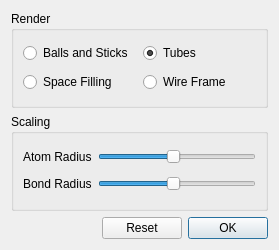
<?xml version="1.0" encoding="UTF-8"?>
<ui version="4.0">
 <class>EfpFragmentListConfigurator</class>
 <widget class="QDialog" name="EFPFragmentListConfigurator">
  <property name="geometry">
   <rect>
    <x>0</x>
    <y>0</y>
    <width>279</width>
    <height>250</height>
   </rect>
  </property>
  <property name="windowTitle">
   <string>Configure EFP Fragments</string>
  </property>
  <property name="sizeGripEnabled">
   <bool>false</bool>
  </property>
  <layout class="QVBoxLayout" name="verticalLayout">
   <item>
    <widget class="QGroupBox" name="groupBox">
     <property name="title">
      <string>Render</string>
     </property>
     <layout class="QGridLayout" name="gridLayout_2">
      <item row="0" column="0">
       <widget class="QRadioButton" name="ballsAndSticks">
        <property name="text">
         <string>Balls and Sticks</string>
        </property>
        <property name="checked">
         <bool>false</bool>
        </property>
       </widget>
      </item>
      <item row="0" column="1">
       <widget class="QRadioButton" name="tubes">
        <property name="text">
         <string>Tubes</string>
        </property>
        <property name="checked">
         <bool>true</bool>
        </property>
       </widget>
      </item>
      <item row="1" column="0">
       <widget class="QRadioButton" name="spaceFilling">
        <property name="text">
         <string>Space Filling</string>
        </property>
       </widget>
      </item>
      <item row="1" column="1">
       <widget class="QRadioButton" name="wireFrame">
        <property name="text">
         <string>Wire Frame</string>
        </property>
       </widget>
      </item>
     </layout>
    </widget>
   </item>
   <item>
    <widget class="QGroupBox" name="groupBox_2">
     <property name="title">
      <string>Scaling</string>
     </property>
     <layout class="QGridLayout" name="gridLayout">
      <item row="0" column="0">
       <widget class="QLabel" name="label_12">
        <property name="text">
         <string>Atom Radius</string>
        </property>
       </widget>
      </item>
      <item row="0" column="1">
       <widget class="QSlider" name="atomRadiusScale">
        <property name="minimum">
         <number>1</number>
        </property>
        <property name="maximum">
         <number>20</number>
        </property>
        <property name="pageStep">
         <number>1</number>
        </property>
        <property name="value">
         <number>10</number>
        </property>
        <property name="orientation">
         <enum>Qt::Horizontal</enum>
        </property>
       </widget>
      </item>
      <item row="1" column="0">
       <widget class="QLabel" name="label_13">
        <property name="text">
         <string>Bond Radius</string>
        </property>
       </widget>
      </item>
      <item row="1" column="1">
       <widget class="QSlider" name="bondRadiusScale">
        <property name="minimum">
         <number>1</number>
        </property>
        <property name="maximum">
         <number>20</number>
        </property>
        <property name="pageStep">
         <number>1</number>
        </property>
        <property name="value">
         <number>10</number>
        </property>
        <property name="orientation">
         <enum>Qt::Horizontal</enum>
        </property>
       </widget>
      </item>
     </layout>
    </widget>
   </item>
   <item>
    <layout class="QHBoxLayout" name="horizontalLayout_2">
     <item>
      <spacer name="horizontalSpacer_2">
       <property name="orientation">
        <enum>Qt::Horizontal</enum>
       </property>
       <property name="sizeHint" stdset="0">
        <size>
         <width>40</width>
         <height>20</height>
        </size>
       </property>
      </spacer>
     </item>
     <item>
      <widget class="QPushButton" name="resetButton">
       <property name="text">
        <string>Reset</string>
       </property>
      </widget>
     </item>
     <item>
      <widget class="QPushButton" name="okButton">
       <property name="text">
        <string>OK</string>
       </property>
       <property name="default">
        <bool>true</bool>
       </property>
      </widget>
     </item>
    </layout>
   </item>
  </layout>
 </widget>
 <resources/>
 <connections>
  <connection>
   <sender>okButton</sender>
   <signal>clicked()</signal>
   <receiver>EFPFragmentListConfigurator</receiver>
   <slot>close()</slot>
   <hints>
    <hint type="sourcelabel">
     <x>440</x>
     <y>281</y>
    </hint>
    <hint type="destinationlabel">
     <x>246</x>
     <y>163</y>
    </hint>
   </hints>
  </connection>
 </connections>
</ui>
